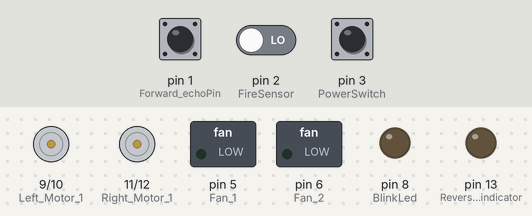
The sketch below on a simulated Arduino Uno, built with avr-gcc and run on an emulated ATmega328P. Parts: motor-driver pin pairs drawn as motors (green arrow = first pin HIGH = forward, orange = second pin HIGH = backward, longer = more drive), switched loads named in the sketch (green lamp = pin HIGH), output pins drawn as LEDs (lit = HIGH). Inputs (shaded band) come from the test bench; at power-on: pin 3 (PowerSwitch) LOW, pin 1 (Forward_echoPin) LOW, pin 2 (FireSensor) LOW. Pins used as bus, display or sensor lines are not drawn.

Above: at 1.2 s.
1.3 s: pin 3 (PowerSwitch) pulled HIGH for 0.15 s
At 1.8 s:
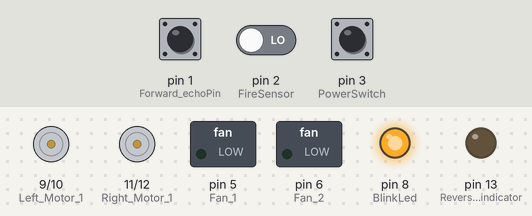
2.9 s: pin 1 (Forward_echoPin) pulsed HIGH 2 times (0.12 s each, 0.3 s apart)
At 3.9 s:
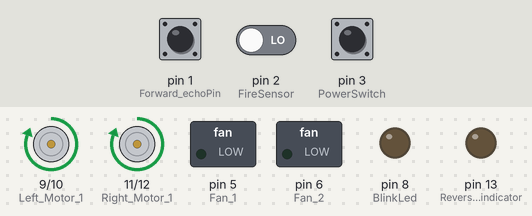
Timing chart, 0 to 5.9 s (numbered marks = the images above; inputs shaded):
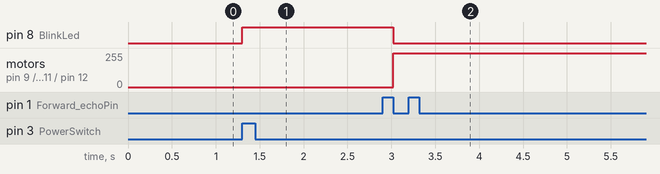

Measured:
- after the input at 1.3 s, pin 8 (BlinkLed): LOW → HIGH at once
- after the input at 2.9 s, pin 8 (BlinkLed): HIGH → LOW after 0.12 s; motor on pin 9 (Left_Motor_1) / pin 10 (Left_Motor_2), motor on pin 11 (Right_Motor_1) / pin 12 (Right_Motor_2): stopped → forward 255/255 after 0.12 s

The sketch:

code.ino
```cpp
//Pins configuration
//Inputs
#define Right_echoPin 0
#define Forward_echoPin 1
#define FireSensor 2
#define PowerSwitch 3
#define Left_echoPin 4
//Outputs
#define Fan_1 5
#define Fan_2 6
#define trigPin 7
#define BlinkLed 8
#define Left_Motor_1 9
#define Left_Motor_2 10
#define Right_Motor_1 11
#define Right_Motor_2 12
#define Reverse_Motion_indicator 13


//Constants
#define stepsPerRevolution 32 // Motors' steps per revolution
#define interval 1000   //The time we need to wait to change the led state (in milli sec.)
#define SafeDistance 100 //The max distance that should be between the sensors and an obstacle in (cm)

//Define variables:
  //For leds
  bool ledState = false; // state variable for the led

  //For motors
  int RightSteps = 0, LeftSteps = 0;
  bool MovingInReverse = false, MotorMotion = false;

  //For fire fighting fan
  bool Start2CheckFire = false, OnFire = false, FanMotion = false;

  //Timing delay
  unsigned long previousMillis = 0, MotorTime = 0, FanTime = 0, WaveTime, IntialFireTime;

void setup() {


  for(int i = 0; i < 14; i++)
    i < 5? pinMode(i, INPUT) : pinMode(i, OUTPUT);

  attachInterrupt(digitalPinToInterrupt(FireSensor), ActivateFan, RISING);
}

void loop() {

  if(digitalRead(PowerSwitch)){
    //Blink The Led
    unsigned long currentMillis = millis();
    if ((unsigned long)(currentMillis - previousMillis) >= interval) {
      ledState = !ledState; // "toggles" the state
      digitalWrite(BlinkLed, ledState); // sets the LED based on ledState
      previousMillis = currentMillis; // save the "current" time
    }

    if(!OnFire){
      //Check fan activation
      if(Start2CheckFire && digitalRead(FireSensor)
             && (unsigned long)(currentMillis - IntialFireTime) >= 500)
          OnFire = true;

      //Check where can the robot go
      if(!MovingInReverse){
        if(!CanGo(Forward_echoPin)){
          if(LeftSteps <= 0 && RightSteps <= 0 && CanGo(Right_echoPin))
            RightSteps = stepsPerRevolution;
          else if(RightSteps <= 0 && LeftSteps <= 0 && CanGo(Left_echoPin))
            LeftSteps = stepsPerRevolution;
          else if(RightSteps <= 0 && LeftSteps <= 0)
            MovingInReverse = true;
        }
      }
      else {
        if(CanGo(Right_echoPin)){
          RightSteps = stepsPerRevolution;
          MovingInReverse = false;
        }
        else if(CanGo(Left_echoPin)){
          LeftSteps = stepsPerRevolution;
          MovingInReverse = false;
        }
      }

      //MoveMotors
      if ((unsigned long)(currentMillis - MotorTime) >= 32) {
        MotorMotion = !MotorMotion;
        MotorTime = currentMillis; // save the "current" time

        if(!MovingInReverse){
          digitalWrite(Reverse_Motion_indicator, LOW);
          if(LeftSteps <= 0){
            digitalWrite(Right_Motor_1, MotorMotion);
            digitalWrite(Right_Motor_2, !MotorMotion);
            RightSteps--;
          }
          if(RightSteps <= 0){
            digitalWrite(Left_Motor_1, MotorMotion);
            digitalWrite(Left_Motor_2, !MotorMotion);
            LeftSteps--;
          }
        }
        else{
          digitalWrite(Reverse_Motion_indicator, HIGH);
          digitalWrite(Right_Motor_1, !MotorMotion);
          digitalWrite(Right_Motor_2, MotorMotion);
          digitalWrite(Left_Motor_1, !MotorMotion);
          digitalWrite(Left_Motor_2, MotorMotion);
        }
      }
    }
    else if(OnFire){
      if ((unsigned long)(currentMillis - FanTime) >= 25) {
        FanMotion = !FanMotion; // "toggles" the state
        FanTime = currentMillis; // save the "current" time

        digitalWrite(Fan_1, !FanMotion);
        digitalWrite(Fan_2, FanMotion);
      }
    }
  }
  else if(ledState)
    digitalWrite(BlinkLed, LOW);
}

bool CanGo(int echoPin){
  digitalWrite(trigPin, LOW);

  digitalRead(echoPin); // Delay 4.9 micro sec

  digitalWrite(trigPin, HIGH);

  digitalRead(echoPin); // Delay 9.8 micro sec
  digitalRead(echoPin);

  digitalWrite(trigPin, LOW);

  while(1)
    if(digitalRead(echoPin)){
      WaveTime = micros();
      break;
    }
  while(1)
    if(!digitalRead(echoPin))
      return ((micros() - WaveTime)/2) * 0.0344 > SafeDistance;
}

void ActivateFan(){
  if(!OnFire){
    IntialFireTime = millis();
    Start2CheckFire = true;
  }
  else{
    OnFire = !OnFire;
    Start2CheckFire = false;
  }
}
```
